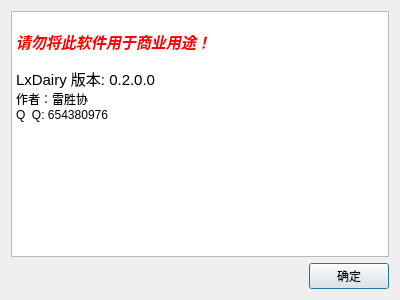
<?xml version="1.0" encoding="UTF-8"?>
<ui version="4.0">
 <class>AboutDialog</class>
 <widget class="QDialog" name="AboutDialog">
  <property name="geometry">
   <rect>
    <x>0</x>
    <y>0</y>
    <width>400</width>
    <height>300</height>
   </rect>
  </property>
  <property name="windowTitle">
   <string>Dialog</string>
  </property>
  <layout class="QVBoxLayout" name="verticalLayout">
   <item>
    <widget class="QTextBrowser" name="textBrowser">
     <property name="html">
      <string>&lt;!DOCTYPE HTML PUBLIC &quot;-//W3C//DTD HTML 4.0//EN&quot; &quot;http://www.w3.org/TR/REC-html40/strict.dtd&quot;&gt;
&lt;html&gt;&lt;head&gt;&lt;meta name=&quot;qrichtext&quot; content=&quot;1&quot; /&gt;&lt;style type=&quot;text/css&quot;&gt;
p, li { white-space: pre-wrap; }
&lt;/style&gt;&lt;/head&gt;&lt;body style=&quot; font-family:'SimSun'; font-size:9pt; font-weight:400; font-style:normal;&quot;&gt;
&lt;p style=&quot;-qt-paragraph-type:empty; margin-top:0px; margin-bottom:0px; margin-left:0px; margin-right:0px; -qt-block-indent:0; text-indent:0px;&quot;&gt;&lt;br /&gt;&lt;/p&gt;
&lt;p style=&quot; margin-top:0px; margin-bottom:0px; margin-left:0px; margin-right:0px; -qt-block-indent:0; text-indent:0px;&quot;&gt;&lt;span style=&quot; font-family:'宋体'; font-size:11pt; font-weight:600; font-style:italic; color:#ff0000;&quot;&gt;请勿将此软件用于商业用途！&lt;/span&gt;&lt;/p&gt;
&lt;p style=&quot;-qt-paragraph-type:empty; margin-top:0px; margin-bottom:0px; margin-left:0px; margin-right:0px; -qt-block-indent:0; text-indent:0px;&quot;&gt;&lt;br /&gt;&lt;/p&gt;
&lt;p style=&quot; margin-top:0px; margin-bottom:0px; margin-left:0px; margin-right:0px; -qt-block-indent:0; text-indent:0px;&quot;&gt;&lt;span style=&quot; font-size:11pt; color:#000000;&quot;&gt;LxDairy 版本: 0.2.0.0&lt;/span&gt;&lt;/p&gt;
&lt;p style=&quot; margin-top:0px; margin-bottom:0px; margin-left:0px; margin-right:0px; -qt-block-indent:0; text-indent:0px;&quot;&gt;作者：雷胜协&lt;/p&gt;
&lt;p style=&quot; margin-top:0px; margin-bottom:0px; margin-left:0px; margin-right:0px; -qt-block-indent:0; text-indent:0px;&quot;&gt;Q  Q: 654380976&lt;/p&gt;&lt;/body&gt;&lt;/html&gt;</string>
     </property>
    </widget>
   </item>
   <item>
    <layout class="QHBoxLayout" name="horizontalLayout">
     <item>
      <spacer name="horizontalSpacer">
       <property name="orientation">
        <enum>Qt::Horizontal</enum>
       </property>
       <property name="sizeHint" stdset="0">
        <size>
         <width>40</width>
         <height>20</height>
        </size>
       </property>
      </spacer>
     </item>
     <item>
      <widget class="QPushButton" name="btnOk">
       <property name="text">
        <string>确定</string>
       </property>
      </widget>
     </item>
    </layout>
   </item>
  </layout>
 </widget>
 <resources/>
 <connections>
  <connection>
   <sender>btnOk</sender>
   <signal>clicked()</signal>
   <receiver>AboutDialog</receiver>
   <slot>accept()</slot>
   <hints>
    <hint type="sourcelabel">
     <x>336</x>
     <y>274</y>
    </hint>
    <hint type="destinationlabel">
     <x>231</x>
     <y>276</y>
    </hint>
   </hints>
  </connection>
 </connections>
</ui>
